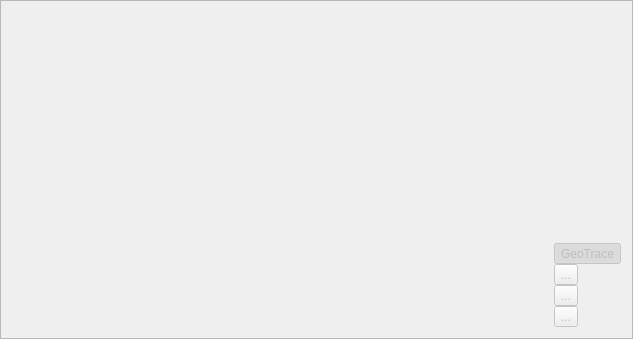
<?xml version="1.0" encoding="UTF-8"?>
<ui version="4.0">
 <class>DisplayGraphic2DFrame</class>
 <widget class="QFrame" name="DisplayGraphic2DFrame">
  <property name="enabled">
   <bool>false</bool>
  </property>
  <property name="geometry">
   <rect>
    <x>0</x>
    <y>0</y>
    <width>633</width>
    <height>339</height>
   </rect>
  </property>
  <property name="windowTitle">
   <string>Frame</string>
  </property>
  <property name="frameShape">
   <enum>QFrame::StyledPanel</enum>
  </property>
  <property name="frameShadow">
   <enum>QFrame::Raised</enum>
  </property>
  <layout class="QGridLayout" name="gridLayout">
   <item row="2" column="1">
    <widget class="QFrame" name="frame">
     <property name="frameShape">
      <enum>QFrame::NoFrame</enum>
     </property>
     <layout class="QVBoxLayout" name="verticalLayout">
      <property name="spacing">
       <number>0</number>
      </property>
      <property name="margin">
       <number>0</number>
      </property>
      <item>
       <widget class="QToolButton" name="toolButtonGeoPlot">
        <property name="text">
         <string>GeoTrace</string>
        </property>
        <property name="icon">
         <iconset resource="../../GPSBook/icons/silk/silk_icons.qrc">
          <normaloff>:/icons/silk/chart_curve.png</normaloff>:/icons/silk/chart_curve.png</iconset>
        </property>
        <property name="iconSize">
         <size>
          <width>32</width>
          <height>16</height>
         </size>
        </property>
        <property name="checkable">
         <bool>true</bool>
        </property>
        <property name="checked">
         <bool>true</bool>
        </property>
        <property name="autoRaise">
         <bool>true</bool>
        </property>
        <property name="arrowType">
         <enum>Qt::NoArrow</enum>
        </property>
       </widget>
      </item>
      <item>
       <widget class="QToolButton" name="toolButtonX">
        <property name="text">
         <string>...</string>
        </property>
        <property name="icon">
         <iconset resource="../../GPSBook/icons/silk/silk_icons.qrc">
          <normaloff>:/icons/silk/control_stop.png</normaloff>:/icons/silk/control_stop.png</iconset>
        </property>
        <property name="iconSize">
         <size>
          <width>24</width>
          <height>16</height>
         </size>
        </property>
        <property name="popupMode">
         <enum>QToolButton::InstantPopup</enum>
        </property>
       </widget>
      </item>
      <item>
       <widget class="QToolButton" name="toolButtonY">
        <property name="text">
         <string>...</string>
        </property>
        <property name="icon">
         <iconset resource="../../GPSBook/icons/silk/silk_icons.qrc">
          <normaloff>:/icons/silk/rainbow.png</normaloff>:/icons/silk/rainbow.png</iconset>
        </property>
        <property name="iconSize">
         <size>
          <width>24</width>
          <height>16</height>
         </size>
        </property>
        <property name="popupMode">
         <enum>QToolButton::InstantPopup</enum>
        </property>
       </widget>
      </item>
      <item>
       <widget class="QToolButton" name="toolButtonEdit">
        <property name="text">
         <string>...</string>
        </property>
        <property name="icon">
         <iconset resource="../../GPSBook/icons/silk/silk_icons.qrc">
          <normaloff>:/icons/silk/note_edit.png</normaloff>:/icons/silk/note_edit.png</iconset>
        </property>
        <property name="iconSize">
         <size>
          <width>24</width>
          <height>16</height>
         </size>
        </property>
        <property name="popupMode">
         <enum>QToolButton::InstantPopup</enum>
        </property>
       </widget>
      </item>
     </layout>
    </widget>
   </item>
   <item row="2" column="0">
    <widget class="QFrame" name="framePlot">
     <property name="sizePolicy">
      <sizepolicy hsizetype="MinimumExpanding" vsizetype="Preferred">
       <horstretch>0</horstretch>
       <verstretch>0</verstretch>
      </sizepolicy>
     </property>
     <layout class="QVBoxLayout" name="verticalLayout_3"/>
    </widget>
   </item>
   <item row="0" column="0" colspan="2">
    <widget class="QFrame" name="frameGeoPlot">
     <property name="sizePolicy">
      <sizepolicy hsizetype="MinimumExpanding" vsizetype="MinimumExpanding">
       <horstretch>0</horstretch>
       <verstretch>0</verstretch>
      </sizepolicy>
     </property>
     <layout class="QVBoxLayout" name="verticalLayout_2"/>
    </widget>
   </item>
  </layout>
  <action name="actionXAbsoluteTime">
   <property name="checkable">
    <bool>true</bool>
   </property>
   <property name="icon">
    <iconset resource="../../GPSBook/icons/silk/silk_icons.qrc">
     <normaloff>:/icons/silk/clock.png</normaloff>:/icons/silk/clock.png</iconset>
   </property>
   <property name="text">
    <string>Absolute time</string>
   </property>
  </action>
  <action name="actionXDistance">
   <property name="checkable">
    <bool>true</bool>
   </property>
   <property name="icon">
    <iconset resource="../../GPSBook/icons/silk/silk_icons.qrc">
     <normaloff>:/icons/silk/anchor.png</normaloff>:/icons/silk/anchor.png</iconset>
   </property>
   <property name="text">
    <string>Distance</string>
   </property>
  </action>
  <action name="actionXDuration">
   <property name="checkable">
    <bool>true</bool>
   </property>
   <property name="icon">
    <iconset resource="../../GPSBook/icons/silk/silk_icons.qrc">
     <normaloff>:/icons/silk/clock_add.png</normaloff>:/icons/silk/clock_add.png</iconset>
   </property>
   <property name="text">
    <string>Duration</string>
   </property>
   <property name="toolTip">
    <string>Duration</string>
   </property>
  </action>
  <action name="actionXLongitude">
   <property name="checkable">
    <bool>true</bool>
   </property>
   <property name="icon">
    <iconset resource="../../GPSBook/icons/silk/silk_icons.qrc">
     <normaloff>:/icons/silk/arrow_right.png</normaloff>:/icons/silk/arrow_right.png</iconset>
   </property>
   <property name="text">
    <string>Longitude</string>
   </property>
   <property name="toolTip">
    <string>Longitude</string>
   </property>
  </action>
  <action name="actionXPoints">
   <property name="checkable">
    <bool>true</bool>
   </property>
   <property name="checked">
    <bool>true</bool>
   </property>
   <property name="icon">
    <iconset resource="../../GPSBook/icons/silk/silk_icons.qrc">
     <normaloff>:/icons/silk/control_stop.png</normaloff>:/icons/silk/control_stop.png</iconset>
   </property>
   <property name="text">
    <string>Points</string>
   </property>
   <property name="toolTip">
    <string>Points</string>
   </property>
  </action>
  <action name="actionYAcceleration">
   <property name="checkable">
    <bool>true</bool>
   </property>
   <property name="icon">
    <iconset resource="../../GPSBook/icons/silk/silk_icons.qrc">
     <normaloff>:/icons/silk/award_star_bronze_3.png</normaloff>:/icons/silk/award_star_bronze_3.png</iconset>
   </property>
   <property name="text">
    <string>Acceleration</string>
   </property>
  </action>
  <action name="actionYAltitude">
   <property name="checkable">
    <bool>true</bool>
   </property>
   <property name="checked">
    <bool>true</bool>
   </property>
   <property name="icon">
    <iconset resource="../../GPSBook/icons/silk/silk_icons.qrc">
     <normaloff>:/icons/silk/rainbow.png</normaloff>:/icons/silk/rainbow.png</iconset>
   </property>
   <property name="text">
    <string>Altitude</string>
   </property>
  </action>
  <action name="actionYDistance">
   <property name="checkable">
    <bool>true</bool>
   </property>
   <property name="icon">
    <iconset resource="../../GPSBook/icons/silk/silk_icons.qrc">
     <normaloff>:/icons/silk/anchor.png</normaloff>:/icons/silk/anchor.png</iconset>
   </property>
   <property name="text">
    <string>Distance</string>
   </property>
  </action>
  <action name="actionYSpeed">
   <property name="checkable">
    <bool>true</bool>
   </property>
   <property name="icon">
    <iconset resource="../../GPSBook/icons/silk/silk_icons.qrc">
     <normaloff>:/icons/silk/car.png</normaloff>:/icons/silk/car.png</iconset>
   </property>
   <property name="text">
    <string>Speed</string>
   </property>
  </action>
  <action name="actionYLatitude">
   <property name="checkable">
    <bool>true</bool>
   </property>
   <property name="icon">
    <iconset resource="../../GPSBook/icons/silk/silk_icons.qrc">
     <normaloff>:/icons/silk/arrow_up.png</normaloff>:/icons/silk/arrow_up.png</iconset>
   </property>
   <property name="text">
    <string>Latitude</string>
   </property>
  </action>
  <action name="actionSplitSegment">
   <property name="icon">
    <iconset resource="../../GPSBook/icons/gtk/gtk_icons.qrc">
     <normaloff>:/icons/gtk/edit-cut.png</normaloff>:/icons/gtk/edit-cut.png</iconset>
   </property>
   <property name="text">
    <string>Split segment</string>
   </property>
   <property name="toolTip">
    <string>Split segment</string>
   </property>
  </action>
 </widget>
 <resources>
  <include location="../../GPSBook/icons/gtk/gtk_icons.qrc"/>
  <include location="../../GPSBook/icons/silk/silk_icons.qrc"/>
 </resources>
 <connections/>
</ui>
